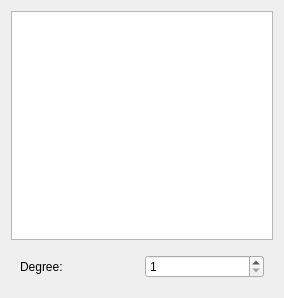
<?xml version="1.0" encoding="UTF-8"?>
<ui version="4.0">
 <class>neighborhoodselect</class>
 <widget class="QWidget" name="neighborhoodselect">
  <property name="geometry">
   <rect>
    <x>0</x>
    <y>0</y>
    <width>284</width>
    <height>298</height>
   </rect>
  </property>
  <property name="windowTitle">
   <string>neighborhoodselect</string>
  </property>
  <layout class="QVBoxLayout" name="verticalLayout_2">
   <item>
    <layout class="QVBoxLayout" name="verticalLayout">
     <item>
      <layout class="QGridLayout" name="gridLayout">
       <item row="0" column="0">
        <widget class="QTableView" name="tableView">
         <property name="minimumSize">
          <size>
           <width>100</width>
           <height>100</height>
          </size>
         </property>
         <property name="maximumSize">
          <size>
           <width>300</width>
           <height>300</height>
          </size>
         </property>
        </widget>
       </item>
      </layout>
     </item>
     <item>
      <widget class="QWidget" name="horizontalWidget" native="true">
       <property name="maximumSize">
        <size>
         <width>300</width>
         <height>16777215</height>
        </size>
       </property>
       <layout class="QHBoxLayout" name="horizontalLayout">
        <item>
         <widget class="QLabel" name="label">
          <property name="text">
           <string>Degree:</string>
          </property>
         </widget>
        </item>
        <item>
         <widget class="QSpinBox" name="spinBox">
          <property name="minimum">
           <number>1</number>
          </property>
          <property name="maximum">
           <number>3</number>
          </property>
         </widget>
        </item>
       </layout>
      </widget>
     </item>
    </layout>
   </item>
  </layout>
 </widget>
 <resources/>
 <connections/>
</ui>
